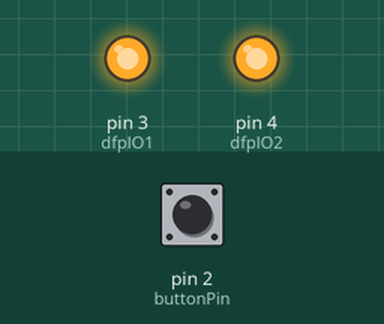
The sketch below on a simulated Arduino Uno, built with avr-gcc and run on an emulated ATmega328P. Parts: output pins drawn as LEDs (lit = HIGH). The test bench sets the inputs (shaded band); at power-on: pin 2 (buttonPin) HIGH.

Above: at 1.2 s.
1.3 s: pin 2 (buttonPin) pulled LOW for 0.15 s
At 1.55 s:
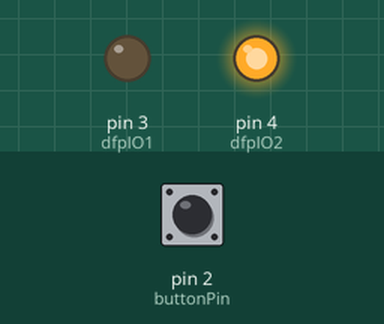
3.1 s: pin 2 (buttonPin) pulled LOW for 1 s
At 4.5 s:
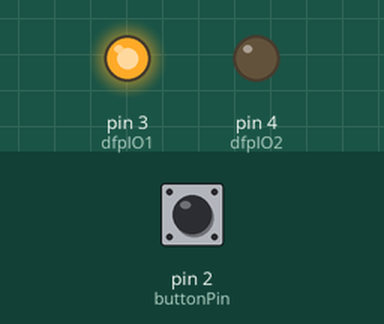
6.6 s: pin 2 (buttonPin) pulled LOW for 3.2 s
At 12.0 s:
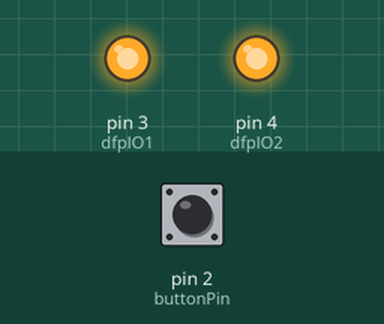
Timing chart, 0 to 13.5 s (numbered marks = the images above; inputs shaded):
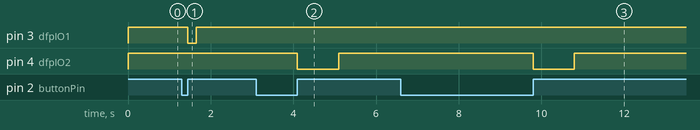

The sketch:

Arduino_DFplayer_button_speaker.ino
```cpp
const int buttonPin = 2;
const int dfpIO1 = 3;  // Next track
const int dfpIO2 = 4;  // Volume down

bool lastState = HIGH;
unsigned long pressStart = 0;

void setup() {
  pinMode(buttonPin, INPUT_PULLUP);
  pinMode(dfpIO1, OUTPUT);
  pinMode(dfpIO2, OUTPUT);

  digitalWrite(dfpIO1, HIGH);
  digitalWrite(dfpIO2, HIGH);
}

void loop() {
  bool currentState = digitalRead(buttonPin);

  // Button pressed
  if (lastState == HIGH && currentState == LOW) {
    pressStart = millis();
  }

  // Button released
  if (lastState == LOW && currentState == HIGH) {
    unsigned long pressDuration = millis() - pressStart;

    if (pressDuration < 800) {
      // SHORT PRESS → Next track
      triggerDFPlayer(dfpIO1, 200);
    } else {
      // LONG PRESS → Volume DOWN
      triggerDFPlayer(dfpIO2, 1000);
    }
  }

  lastState = currentState;
}

void triggerDFPlayer(int pin, int durationMs) {
  digitalWrite(pin, LOW);
  delay(durationMs);
  digitalWrite(pin, HIGH);
}
```

Measured:
- after the input at 1.3 s, pin 3 (dfpIO1): HIGH → LOW after 0.15 s, → HIGH 0.20 s later
- after the input at 3.1 s, pin 4 (dfpIO2): HIGH → LOW after 1.0 s, → HIGH 1.0 s later
- after the input at 6.6 s, pin 4 (dfpIO2): HIGH → LOW after 3.2 s, → HIGH 1.0 s later
